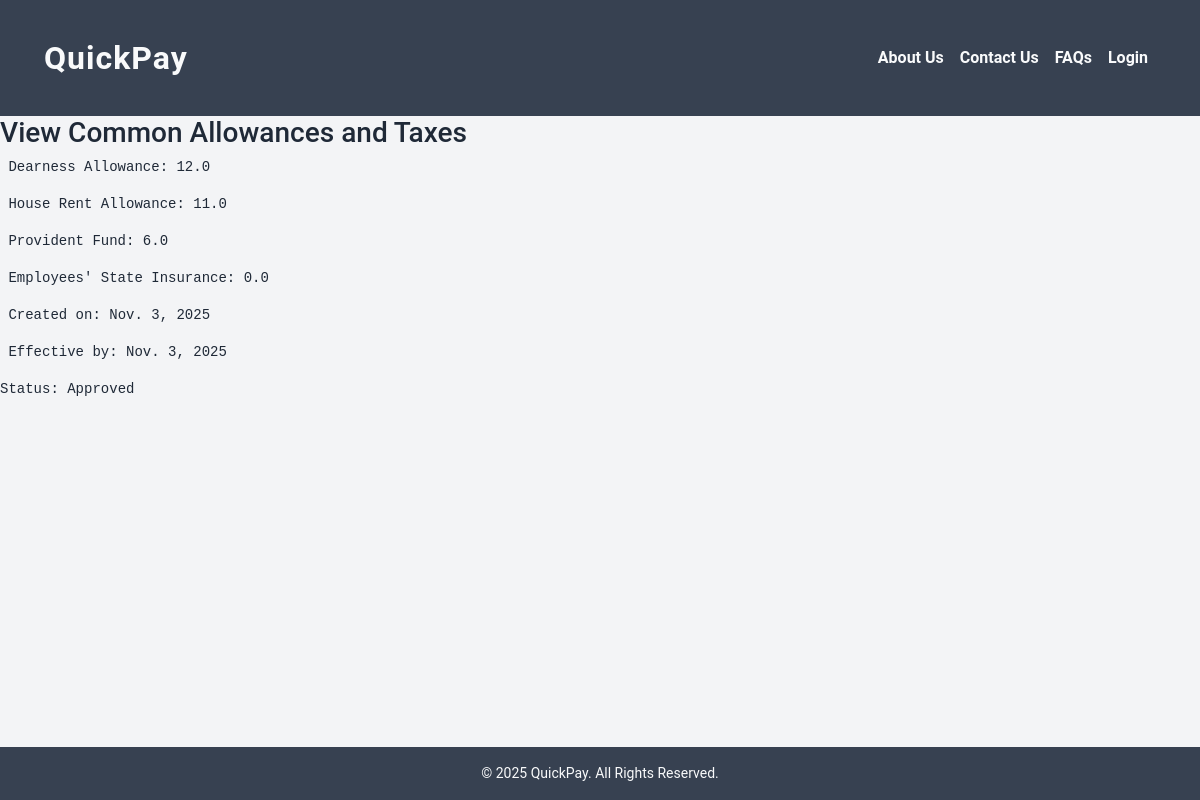
Before: /view_pay_salary with the older database file.
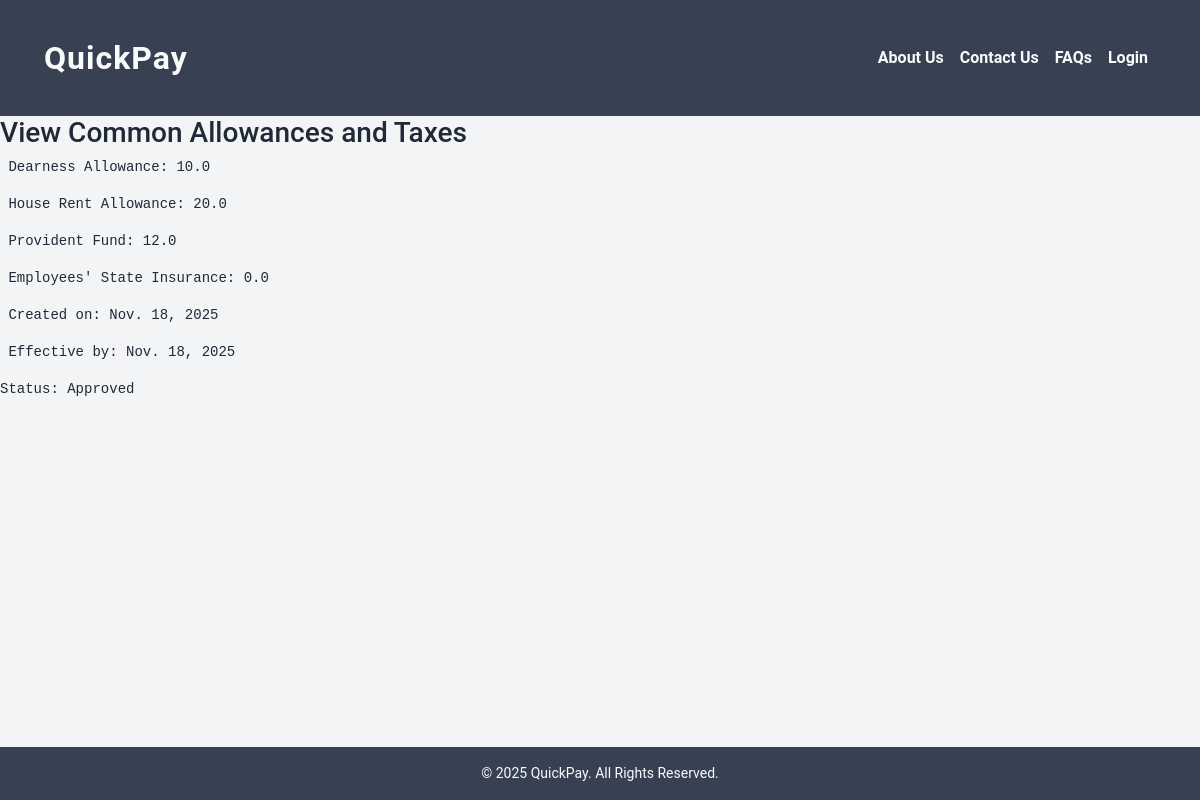
After: the same page with the newer database file.
### payroll/models.py (models this page shows, shortened)
class CommonPay(models.Model):
    STATUS = [
        ('Pending', 'Pending'),
        ('Approved', 'Approved'),
        ('Edit Requested', 'Edit Requested'),
    ]
    da = models.FloatField(default=0.0, help_text="Dearness Allowance (%)")
    hra = models.FloatField(default=0.0, help_text="House Rent Allowance (%)")
    pf = models.FloatField(default=0.0, help_text="Provident Fund (%)")
    esi = models.FloatField(default=0.0, help_text="Employees State Insurance (%)")
    effective_from = models.DateField(help_text="Date from which these rates are effective")
    created_on = models.DateField(auto_now_add=True)
    updated_on = models.DateField(auto_now=True)
    status = models.CharField(max_length=15, choices=STATUS, default='Pending')

### payroll/views.py (the view)
# urls.py: path('view_pay_salary', payroll.views.view_pay_salary, name='view_pay_salary'),
def view_pay_salary(request):
    cp = CommonPay.objects.order_by('-updated_on').first()
    return render(request, 'view_pay_salary.html', {'cp': cp})

### Templates/view_pay_salary.html (shortened to what this page needs)
{% extends 'base.html' %}
{% load static %}
{% block content %}
<h3>View Common Allowances and Taxes </h3>
{% if cp %}
<pre> Dearness Allowance: {{cp.da}}</pre>
<pre> House Rent Allowance: {{cp.hra}} </pre>
<pre> Provident Fund: {{cp.pf}}</pre>
<pre> Employees' State Insurance: {{cp.esi}}</pre>
<pre> Created on: {{cp.created_on}}</pre>
<pre> Effective by: {{cp.effective_from}} </pre>
<pre>Status: {{cp.status}}</pre>
{% endif %}
{% endblock %}

Changed rows visible on the page:
removed CommonPay: da "12.0", hra "11.0", pf "6.0", esi "0.0", created_on "Nov. 3, 2025", effective_from "Nov. 3, 2025", status "Approved"
now on this page (row edited): CommonPay: da "10.0", hra "20.0", pf "12.0", esi "0.0", created_on "Nov. 18, 2025", effective_from "Nov. 18, 2025", status "Approved"
